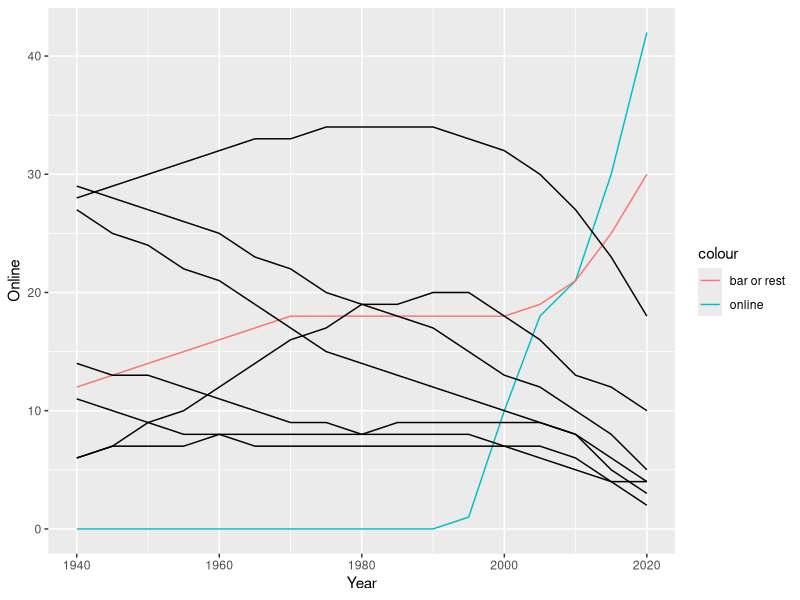

Here is the R script that generated this plot: (Note: this script raises an error after producing the figure.)
## ---- chunk 1
library(tidyverse); library(ggthemes); library(ggalluvial); library(scales)
## ---- chunk 2
raw_cpl <- read_csv(file = 'coupling.csv', col_types = 'iiiiiiiiii') %>%
  filter(!is.na(Year))
## ---- chunk 3
raw_cpl %>%
  ggplot(mapping = aes(x = Year)) +
  geom_line(mapping = aes(y = Online, color = 'online')) +
  geom_line(mapping = aes(y = Bar_rest, color = 'bar or rest')) +
  geom_line(mapping = aes(y = Friends)) +
  geom_line(mapping = aes(y = Work)) +
  geom_line(mapping = aes(y = Family)) +
  geom_line(mapping = aes(y = School)) +
  geom_line(mapping = aes(y = College)) +
  geom_line(mapping = aes(y = Church)) +
  geom_line(mapping = aes(y = Neighbors))

fixed_cpl <- raw_cpl

for(i in 2:10) {
  for(j in 1:17) {
  fixed_cpl[j,i] <- raw_cpl[j,i] / (sum(raw_cpl[j,] %>% select(2:10)))
  }
}

sum(raw_cpl[1,] %>% select(i:10))

fixed_cpl %>%
  gather(-Year, key = 'meeting_place', value = 'share') %>%
  arrange(Year, meeting_place) %>%
  ggplot(mapping = aes(x = Year, y = share, fill = meeting_place, na.rm = T)) +
  geom_area(color = 'black', size = 1) +
  scale_y_continuous(labels = percent_format(accuracy = 1)) +
  scale_fill_manual(values=c('red', 'orange', 'yellow', 'green4', 'turquoise', 'blue', 'slateblue', 'purple4', 'darkmagenta'),
                    labels = c('Bar or\nrestaurant',
                    'Church',
                    'University',
                    'Family',
                    'Friends',
                    'Neighbors',
                    'Online',
                    'High school\nor below',
                    'Work')) +
  theme(panel.background = element_rect(fill = NA),
        panel.grid.major = element_line(colour = "lightgray")) +
  scale_color_manual(values = 'black') +
  labs(y = NULL,
       x = 'Year couple met',
       title = 'Increasingly, we find partners among strangers rather than via introductions',
       fill = 'How couple met')

## ---- chunk 4
fixed_cpl %>%
  mutate(pre_college = Church + Family + Neighbors + School,
         college_plus = Friends + College + Work) %>%
  select(Year, pre_college, college_plus, Bar_rest, Online) %>%
  gather(-Year, key = 'meeting_place', value = 'share') %>%
  mutate(meeting_place = as_factor(meeting_place)) %>%
  arrange(Year, meeting_place) %>%
  ggplot(mapping = aes(x = Year, y = share, fill = meeting_place)) +
  geom_col(color = 'black', size = 1) +
  scale_y_continuous(labels = scales::percent_format(accuracy = 1)) +
  scale_fill_manual(values=c('dodgerblue', 'darkgray', 'forestgreen', 'orange'),
                    labels = c('Church, family,\nneighbors, or school',
                               'Friends, work,\nor university',
                               'Bar or restaurant',
                               'Online')) +
  # scale_fill_discrete(labels = c('Church, family,\nneighbors, or school',
  #                              'University,\nwork or friends',
  #                              'Bar or restaurant',
  #                              'Online')) +
  # 
  scale_color_manual(values = 'black') +
  labs(y = NULL,
       x = 'Year couple met',
       title = 'Couples shift from traditional to modern ways to meet',
       fill = 'How couple met')
## ---- chunk 5
fixed_cpl %>%
  gather(-Year, key = 'meeting_place', value = 'share') %>%
  arrange(Year, meeting_place) %>%
  ggplot(mapping = aes(x = Year, y = share, na.rm = T, fill = meeting_place)) +
  geom_area(color = 'black', size = 1) +
  scale_y_continuous(labels = percent_format(accuracy = 1)) +
  scale_fill_manual(values=c('red', 'orange', 'yellow', 'green4', 'turquoise', 'blue', 'slateblue', 'purple4', 'darkmagenta'),
                    labels = c('Bar or\nrestaurant',
                    'Church',
                    'University',
                    'Family',
                    'Friends',
                    'Neighbors',
                    'Online',
                    'High school\nor below',
                    'Work')) +
  theme(panel.background = element_rect(fill = NA),
        panel.grid.major = element_line(colour = "lightgray"),
        strip.text = element_blank(),
        panel.spacing = unit(1, "lines")) +
  scale_color_manual(values = 'black') +
  labs(y = NULL,
       x = 'Year couple met',
       title = 'Increasingly, we find partners among strangers rather than via introductions',
       fill = 'How couple met') +
  facet_wrap(facets = ~meeting_place, ncol = 3)
